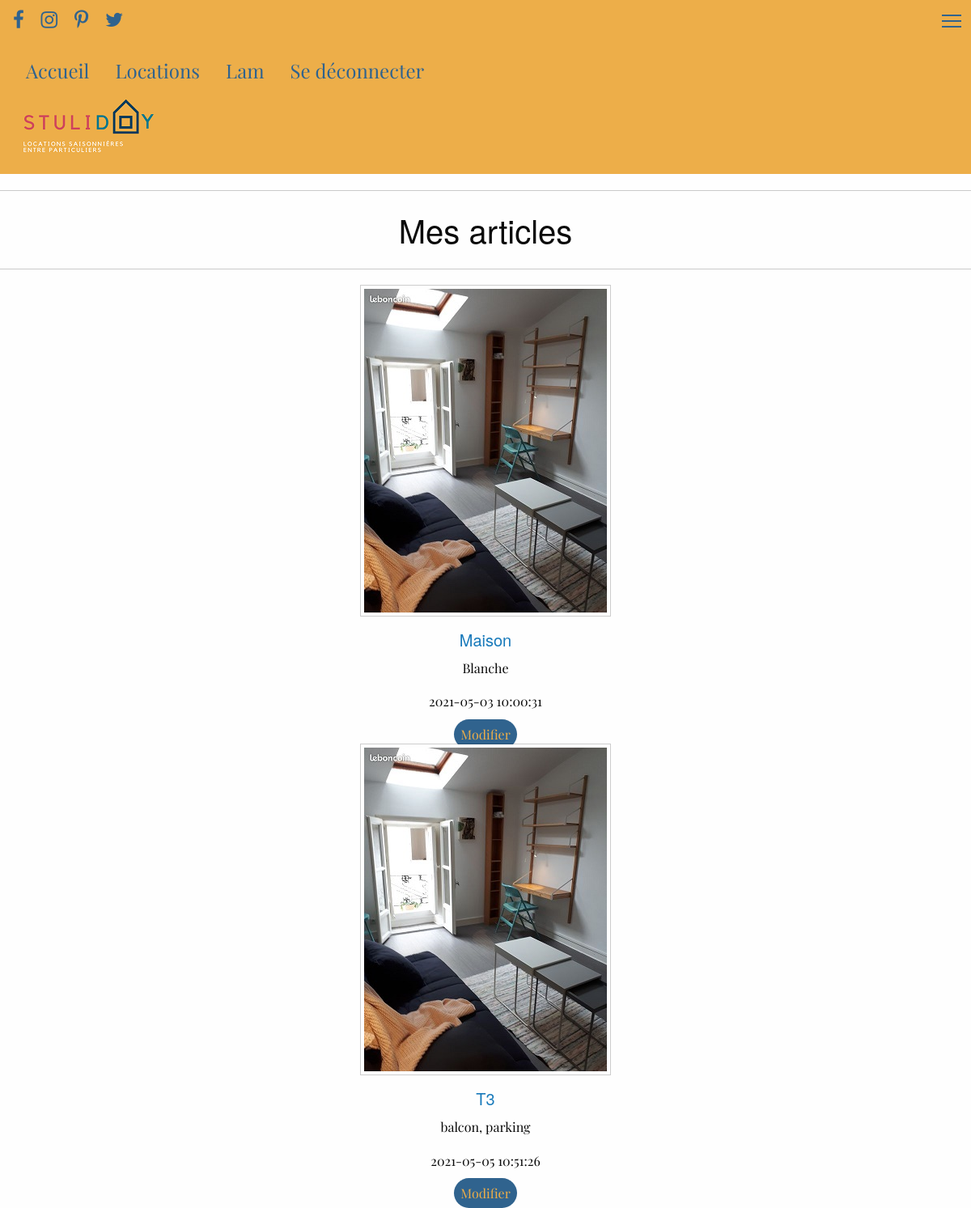
Screenshot of /profileproducts.php (signed in) with the database file from the repository.
### tables this page shows
CREATE TABLE IF NOT EXISTS `products` (
  `products_id` int(11) NOT NULL AUTO_INCREMENT,
  `products_name` varchar(255) NOT NULL,
  `products_description` text NOT NULL,
  `products_price` int(11) NOT NULL,
  `created_at` datetime NOT NULL DEFAULT current_timestamp(),
  `author` int(11) NOT NULL,
  `category` int(11) NOT NULL,
  PRIMARY KEY (`products_id`),
  KEY `fk_author_users` (`author`),
  KEY `fk_category_categories` (`category`)
);

### profileproducts.php (the view)
<?php include "header.php" ?>
<?php
if (!empty($_SESSION)) {
    $user_id = $_SESSION['id'];
    $sqlProducts = "SELECT p.* FROM products AS p LEFT JOIN users AS u ON p.author = u.id WHERE p.author = '{$user_id}'";
    $products = $connect->query($sqlProducts)->fetchAll(PDO::FETCH_ASSOC);
        }
    ?>
<div class="row column text-center">
<hr>
<h2>Mes articles</h2>
      <hr>
<div class="row small-up-2 large-up-4">
    <?php
        foreach ($products as $product) {
      ?>
      <div class="column">
      <a href="product.php?id=<?php echo $product['products_id']?>"> <img class="thumbnail" src="./assets/image/appart.jpg"></a>
      <a href="product.php?id=<?php echo $product['products_id']?>"><h5 class="card-title"><?php echo $product['products_name']; ?> </h5></a>
        <p class="card-text"><?php echo $product['products_description']; ?>
        <p><?php echo $product['created_at']; ?></p>
        <a href="editproducts.php?id=<?php echo $product['products_id']; ?>" class="card-link btn btn-primary">Modifier</a>
      </div>
      <?php
        }
        ?>
    </div>
    </div>
<?php require './footer.php' ?>

### assets/css/style.css (style rules this page uses)
* { font-family: "PF"; }
.btn { color: #EDAE49; background-color: #30638E; padding: 0.5em; border-radius: 2em; }

### rows the page displays
products: products_name "Maison", products_description "Blanche", created_at "2021-05-03 10:00:31"
products: products_name "T3", products_description "balcon, parking", created_at "2021-05-05 10:51:26"

### other values shown
$_SESSION['username'] "Lam"
